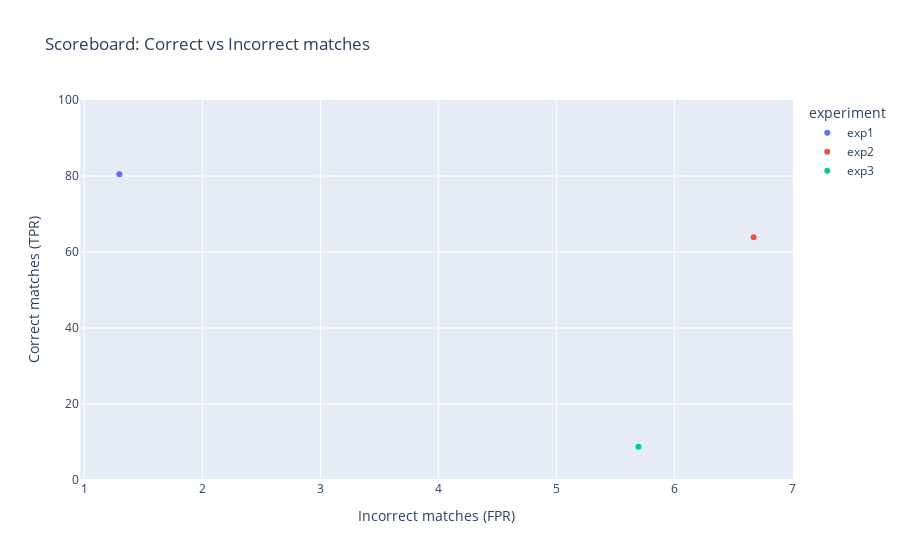

The cell this chart's notebook holds for it:
### Code cell
# Eredmények ábrázolása a score boardon
fig = px.scatter(df, x='FPR', y='TPR', 
    color='experiment', 
    range_y=[0,100],
    labels={
        "FPR": "Incorrect matches (FPR)",
        "TPR": "Correct matches (TPR)",
    },
    title="Scoreboard: Correct vs Incorrect matches")
fig.show()

### Figure 1 — Plotly figure (JSON) as saved in the notebook; plotly's stock layout.template omitted (floating-point values rounded to 4 significant figures)
{"data": [{"hovertemplate": "experiment=exp1<br>Incorrect matches (FPR)=%{x}<br>Correct matches (TPR)=%{y}<extra></extra>", "legendgroup": "exp1", "marker": {"color": "#636efa", "symbol": "circle"}, "mode": "markers", "name": "exp1", "orientation": "v", "showlegend": true, "type": "scatter", "x": [1.298], "xaxis": "x", "y": [80.47], "yaxis": "y"}, {"hovertemplate": "experiment=exp2<br>Incorrect matches (FPR)=%{x}<br>Correct matches (TPR)=%{y}<extra></extra>", "legendgroup": "exp2", "marker": {"color": "#EF553B", "symbol": "circle"}, "mode": "markers", "name": "exp2", "orientation": "v", "showlegend": true, "type": "scatter", "x": [6.672], "xaxis": "x", "y": [63.87], "yaxis": "y"}, {"hovertemplate": "experiment=exp3<br>Incorrect matches (FPR)=%{x}<br>Correct matches (TPR)=%{y}<extra></extra>", "legendgroup": "exp3", "marker": {"color": "#00cc96", "symbol": "circle"}, "mode": "markers", "name": "exp3", "orientation": "v", "showlegend": true, "type": "scatter", "x": [5.696], "xaxis": "x", "y": [8.777], "yaxis": "y"}], "layout": {"legend": {"title": {"text": "experiment"}, "tracegroupgap": 0}, "title": {"text": "Scoreboard: Correct vs Incorrect matches"}, "xaxis": {"anchor": "y", "domain": [0, 1], "title": {"text": "Incorrect matches (FPR)"}}, "yaxis": {"anchor": "x", "domain": [0, 1], "range": [0, 100], "title": {"text": "Correct matches (TPR)"}}}}
